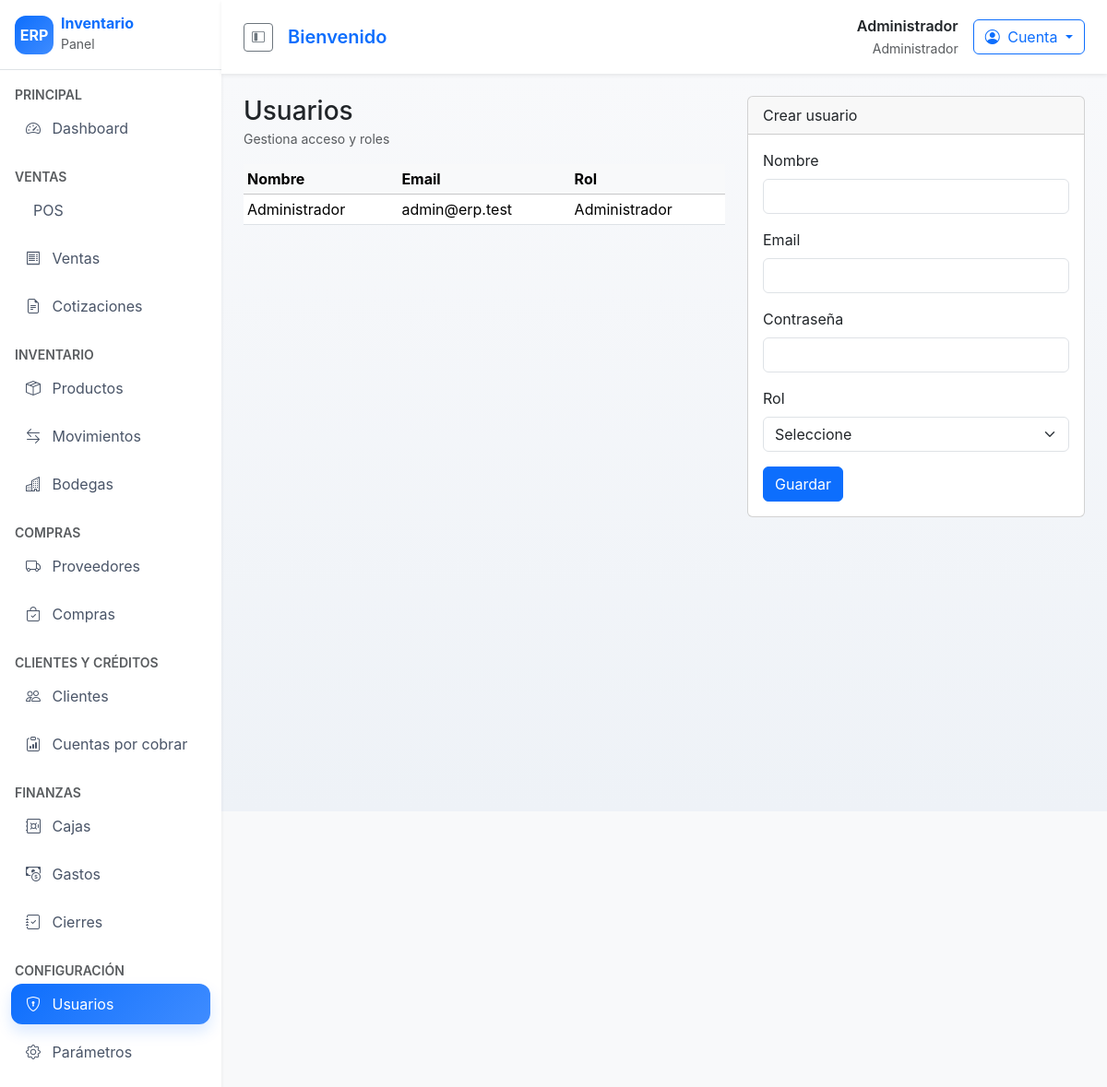
The page /usuarios (signed in) on the database its author committed.
### tables this page shows
CREATE TABLE users (
    id INT AUTO_INCREMENT PRIMARY KEY,
    name VARCHAR(100) NOT NULL,
    email VARCHAR(120) NOT NULL UNIQUE,
    password_hash VARCHAR(255) NOT NULL,
    role_id INT NOT NULL,
    status TINYINT(1) DEFAULT 1,
    created_at TIMESTAMP DEFAULT CURRENT_TIMESTAMP,
    updated_at TIMESTAMP DEFAULT CURRENT_TIMESTAMP ON UPDATE CURRENT_TIMESTAMP,
    FOREIGN KEY (role_id) REFERENCES roles(id)
);

CREATE TABLE roles (
    id INT AUTO_INCREMENT PRIMARY KEY,
    name VARCHAR(50) NOT NULL,
    slug VARCHAR(50) NOT NULL UNIQUE
);

### app/controllers/UserController.php (called while the page is built, shortened)
<?php
class UserController extends Controller
{
    public function index(): void
    {
        $model = new User();
        $this->view('users/index', [
            'users' => $model->all(),
            'roles' => $model->roles(),
            'csrf' => Csrf::token(),
        ]);
    }
}

### app/core/Router.php (called while the page is built, shortened)
<?php
class Router
{
    private array $routes = [];
    public function get(string $path, array $handler): void
    {
        $this->routes['GET'][$path] = $handler;
    }
    public function post(string $path, array $handler): void
    {
        $this->routes['POST'][$path] = $handler;
    }
    public function dispatch(string $uri, string $method): void
    {
        $path = parse_url($uri, PHP_URL_PATH) ?: '/';
        $handler = $this->routes[$method][$path] ?? null;
        [$controllerName, $action] = $handler;
        $controller = new $controllerName();
        $controller->$action();
    }
}

### public/index.php (called while the page is built, shortened)
<?php
spl_autoload_register(function ($class) {
    $prefix = 'App\\';
    $baseDir = __DIR__ . '/../app/';
    $relativeClass = substr($class, strlen($prefix));
    $file = $baseDir . str_replace('\\', '/', $relativeClass) . '.php';
});
$router = new Router();
$router->dispatch($_SERVER['REQUEST_URI'] ?? '/', $_SERVER['REQUEST_METHOD'] ?? 'GET');

### app/core/Model.php (called while the page is built, shortened)
<?php
abstract class Model
{
    protected PDO $db;
    public function __construct()
    {
        $this->db = Database::getInstance()->getConnection();
    }
    protected function query(string $sql, array $params = []): \PDOStatement
    {
        $stmt = $this->db->prepare($sql);
        if (!$stmt->execute($params)) {
            throw new PDOException('Error ejecutando consulta');
        }
        return $stmt;
    }
}

### config/database.php (called while the page is built)
<?php
return [
    'driver' => 'mysql',
    'host' => 'localhost',
    'port' => 3306,
    'database' => 'erp_inventario',
    'username' => 'erp_user',
    'password' => 'secret',
    'charset' => 'utf8mb4',
    'collation' => 'utf8mb4_unicode_ci',
];

### app/core/Database.php (called while the page is built, shortened)
<?php
class Database
{
    private static ?Database $instance = null;
    private PDO $connection;
    private function __construct()
    {
        $config = require __DIR__ . '/../../config/database.php';
        $dsn = sprintf('%s:host=%s;port=%s;dbname=%s;charset=%s',
            $config['driver'],
            $config['host'],
            $config['port'],
            $config['database'],
            $config['charset']
        );
        try {
            $this->connection = new PDO($dsn, $config['username'], $config['password']);
            $this->connection->setAttribute(PDO::ATTR_ERRMODE, PDO::ERRMODE_EXCEPTION);
            $this->connection->setAttribute(PDO::ATTR_DEFAULT_FETCH_MODE, PDO::FETCH_ASSOC);
        } catch (PDOException $e) {
            die('Error de conexión: ' . $e->getMessage());
        }
    }
    public static function getInstance(): self
    {
        if (self::$instance === null) {
            self::$instance = new self();
        }
        return self::$instance;
    }
    public function getConnection(): PDO
    {
        return $this->connection;
    }
}

### app/models/User.php (called while the page is built, shortened)
<?php
class User extends Model
{
    public function all(): array
    {
        $stmt = $this->query('SELECT u.id, u.name, u.email, r.name AS role FROM users u JOIN roles r ON r.id = u.role_id ORDER BY u.name');
        return $stmt->fetchAll();
    }
}

### app/core/Helper.php (called while the page is built, shortened)
<?php
class Helper
{
    public static function e(string $value): string
    {
        return htmlspecialchars($value, ENT_QUOTES, 'UTF-8');
    }
}

### app/views/users/index.php (the view, shortened to what this page needs)
<div class="row mb-4">
    <div class="col-lg-7">
        <div class="d-flex justify-content-between align-items-center mb-3">
            <div>
                <h3 class="mb-0">Usuarios</h3>
                <small class="text-muted">Gestiona acceso y roles</small>
            </div>
        </div>
        <table class="table table-hover table-sm">
            <thead class="table-light">
            <tr>
                <th>Nombre</th>
                <th>Email</th>
                <th>Rol</th>
            </tr>
            </thead>
            <tbody>
            <?php foreach ($users as $user): ?>
                <tr>
                    <td><?php echo App\Core\Helper::e($user['name']); ?></td>
                    <td><?php echo App\Core\Helper::e($user['email']); ?></td>
                    <td><?php echo App\Core\Helper::e($user['role']); ?></td>
                </tr>
            <?php endforeach; ?>
            </tbody>
        </table>
    </div>
    <div class="col-lg-5">
        <div class="card">
            <div class="card-header">Crear usuario</div>
            <div class="card-body">
                <form method="POST" action="/usuarios">
                    <div class="mb-3">
                        <label class="form-label">Nombre</label>
                        <input type="text" name="name" class="form-control" required>
                    </div>
                    <div class="mb-3">
                        <label class="form-label">Email</label>
                        <input type="email" name="email" class="form-control" required>
                    </div>
                    <div class="mb-3">
                        <label class="form-label">Contraseña</label>
                        <input type="password" name="password" class="form-control" required>
                    </div>
                    <div class="mb-3">
                        <label class="form-label">Rol</label>
                        <select name="role_id" class="form-select" required>
                            <option value="">Seleccione</option>
                        </select>
                    </div>
                    <button type="submit" class="btn btn-primary">Guardar</button>
                </form>
            </div>
        </div>
    </div>
</div>

### public/assets/css/style.css (style rules this page uses)
body { background-color: #f5f6fa; font-family: 'Inter', 'Segoe UI', system-ui, -apple-system, sans-serif; }

### rows shown on the page
users: name "Administrador", email "admin@erp.test", role.name "Administrador"

### other values the page prints
Helper::e($user['name']) "Administrador"
Helper::e($user['role_name'] ?? $user['role_slug'] ?? 'Usuario') "Administrador"
